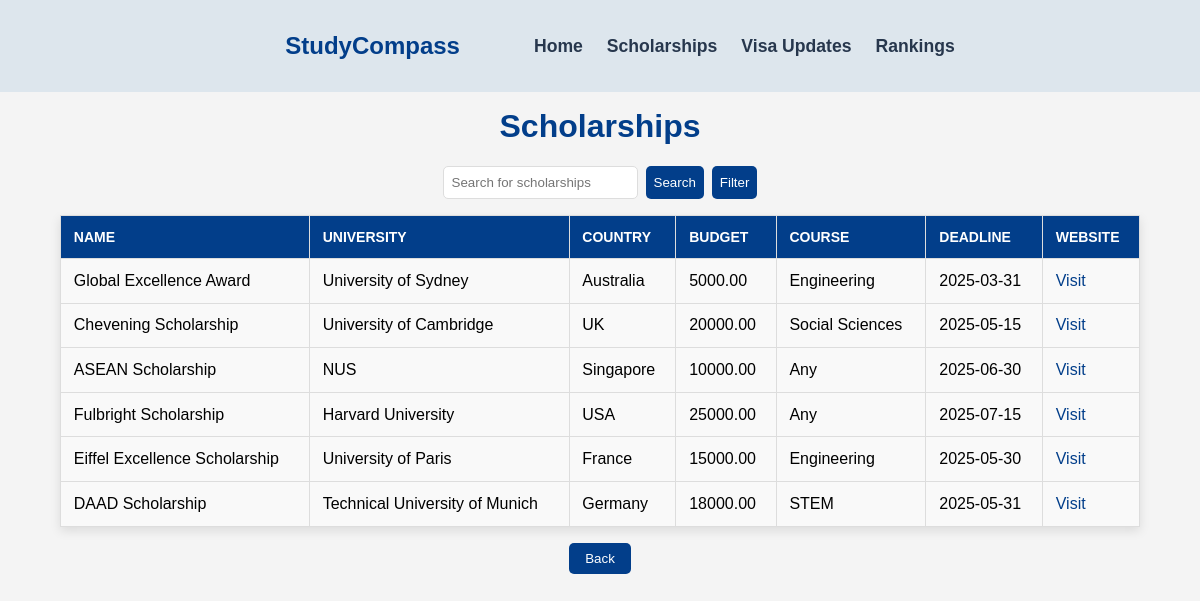
Page /view/userScholarships.php (signed in) on the committed database.
### tables this page shows
CREATE TABLE `scholarships` (
  `id` int(11) NOT NULL,
  `name` varchar(255) NOT NULL,
  `university_name` varchar(255) NOT NULL,
  `scholarship_url` varchar(255) NOT NULL,
  `country` varchar(100) NOT NULL,
  `budget` decimal(10,2) NOT NULL,
  `course` varchar(255) NOT NULL,
  `deadline` date NOT NULL,
  `eligibility` text DEFAULT NULL,
  `description` text DEFAULT NULL
);

### model/scholarshipModel.php (called while the page is built, shortened)
<?php
function getAllScholarships()
{
    $conn = getConnection();
    $sql = "SELECT * FROM scholarships";
    $result = mysqli_query($conn, $sql);
    $scholarships = [];
    while ($row = mysqli_fetch_assoc($result)) {
        $scholarships[] = $row;
    }
    return $scholarships;
}
?>

### view/userScholarships.php (the view, shortened to what this page needs)
<?php
require_once('../model/scholarshipModel.php');
$scholarships = getAllScholarships();
?>
<!DOCTYPE html>
<html lang="en">
<head>
    <link rel="stylesheet" href="../assets/styles.css">
</head>
<body>
    <nav class="navbar">
        <div class="container">
            <ul class="nav-links">
                <li><a href="../view/home.php" id="logo">StudyCompass</a></li>
                <li><a href="../view/home.php">Home</a></li>
                <li><a href="#">Scholarships</a></li>
                <li><a href="#">Visa Updates</a></li>
                <li><a href="#">Rankings</a></li>
            </ul>
        </div>
    </nav>
    <h1>Scholarships</h1>
    <form id="searchForm" onsubmit="return false;">
        <input type="text" id="search" name="query" placeholder="Search for scholarships">
        <button type="button" onclick="searchScholarship()">Search</button>
        <button type="button" onclick="location.href='../view/filterScholarships.php'">Filter</button>
    </form>
    <table id="scholarshipTable">
        <tr>
            <th>Name</th>
            <th>University</th>
            <th>Country</th>
            <th>Budget</th>
            <th>Course</th>
            <th>Deadline</th>
            <th>Website</th>
        </tr>
        <?php if (!empty($scholarships)): ?>
            <?php foreach ($scholarships as $scholarship): ?>
                <tr>
                    <td><?php echo htmlspecialchars($scholarship['name']); ?></td>
                    <td><?php echo htmlspecialchars($scholarship['university_name']); ?></td>
                    <td><?php echo htmlspecialchars($scholarship['country']); ?></td>
                    <td><?php echo htmlspecialchars($scholarship['budget']); ?></td>
                    <td><?php echo htmlspecialchars($scholarship['course']); ?></td>
                    <td><?php echo htmlspecialchars($scholarship['deadline']); ?></td>
                    <td><a href="<?php echo htmlspecialchars($scholarship['scholarship_url']); ?>" target="_blank">Visit</a></td>
                </tr>
            <?php endforeach; ?>
        <?php else: ?>
            <tr>
                <td colspan="7">No scholarships available.</td>
            </tr>
        <?php endif; ?>
    </table>
    <div class="back-button">
        <button onclick="location.href='../view/userDashboard.php'">Back</button>
    </div>
</body>
</html>

### assets/styles.css (style rules this page uses)
body { margin: 0; font-family: "Arial", sans-serif; background-color: #f4f4f4; }
.container { width: 100%; margin: 0 auto; max-width: fit-content; }
.navbar { background-color: #dde6ed; padding: 1rem 0; display: flex; justify-content: space-evenly; align-items: center; }
#logo { color: #023e8a; font-size: 1.5rem; font-weight: bold; text-decoration: none; padding-right: 50px; }
.nav-links { list-style: none; display: flex; gap: 1.5rem; align-items: center; }
.nav-links a { color: #27374d; text-decoration: none; font-size: 1.1rem; font-weight: 700; }
table { width: 100%; border-collapse: collapse; margin-top: 20px; }
th, td { padding: 15px; text-align: left; border: 2px solid #023e8a; }
th { background-color: #023e8a; color: #ffffff; text-transform: uppercase; font-size: 14px; border-bottom: 2px solid #ddd; }
td { background-color: #f9f9f9; }

### view/userScholarships.php (style rules this page uses)
body { margin: 0; font-family: Arial, sans-serif; background-color: #f4f4f4; }
h1 { text-align: center; margin-top: 1rem; color: #023e8a; }
form { display: flex; justify-content: center; margin: 1rem auto; gap: 0.5rem; }
input[type="text"], button { padding: 0.5rem; border-radius: 5px; border: 1px solid #ddd; }
button { background-color: #023e8a; color: white; border: none; cursor: pointer; }
table { width: 90%; margin: 1rem auto; border-collapse: collapse; box-shadow: 0 4px 10px rgba(0, 0, 0, 0.1); }
th, td { padding: 0.8rem; text-align: left; border: 1px solid #ddd; }
th { background-color: #023e8a; color: white; text-transform: uppercase; }
tr:nth-child(even) { background-color: #f9f9f9; }
a { color: #023e8a; text-decoration: none; }
.back-button { display: flex; justify-content: center; margin: 1rem auto; }
.back-button button { padding: 0.5rem 1rem; }

### rows in the picture
scholarships: name "Global Excellence Award", university_name "University of Sydney", country "Australia", budget "5000.00", course "Engineering", deadline "2025-03-31"
scholarships: name "Chevening Scholarship", university_name "University of Cambridge", country "UK", budget "20000.00", course "Social Sciences", deadline "2025-05-15"
scholarships: name "ASEAN Scholarship", university_name "NUS", country "Singapore", budget "10000.00", course "Any", deadline "2025-06-30"
scholarships: name "Fulbright Scholarship", university_name "Harvard University", country "USA", budget "25000.00", course "Any", deadline "2025-07-15"
scholarships: name "Eiffel Excellence Scholarship", university_name "University of Paris", country "France", budget "15000.00", course "Engineering", deadline "2025-05-30"
scholarships: name "DAAD Scholarship", university_name "Technical University of Munich", country "Germany", budget "18000.00", course "STEM", deadline "2025-05-31"
